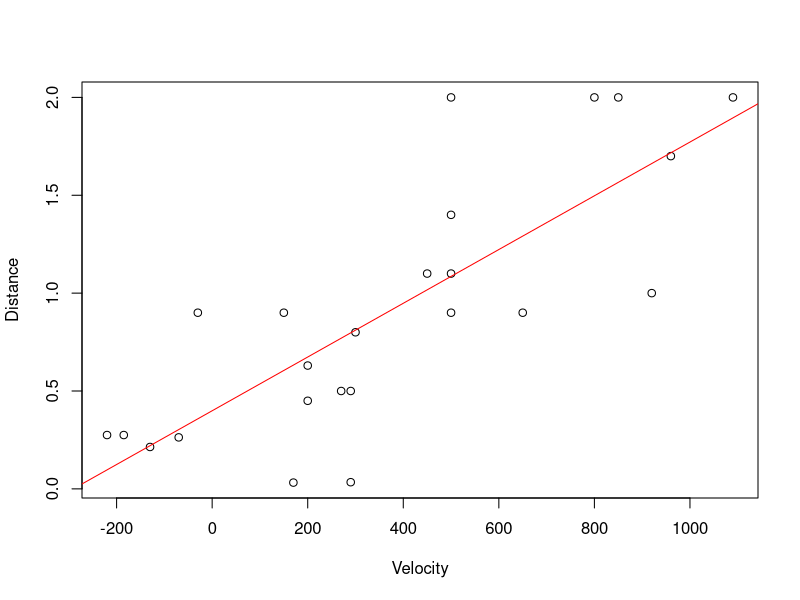

R code for this plot:
setwd('C:/Users/ping ping/Desktop/Assignment/Assignment_03_hzp')
data3_5 <- read.csv('3.5.csv')
colnames(data3_5) <- c("order","Nebula","Velocity","Distance")
#3.5.1
plot(Distance ~ Velocity ,data = data3_5)
#可以发现recession velocity与distance近似成正相关
#3.5.2
model3_5 <- lm(Distance ~ Velocity , data = data3_5)
coef(model3_5)
abline(model3_5, col = "red")
#3.5.3
#假设地球的速度为v0，宇宙诞生的时间为k，那么地球与宇宙大爆炸奇点之间的距离d0 = k * v0
#某星云i与地球之间的相对速度为vi，那么该星云i与奇点之间的距离di = k *（v0 + vi）
#因此地球与星云i之间的距离d = di- d0 = k * vi
#因此，斜率k为宇宙诞生的时间，截距为0
model3_5_2 <- lm(Distance ~ 0 + Velocity , data = data3_5)
#宇宙诞生的时间
summary(model3_5_2)$coefficients[1, 1] * 1000000 * 30.9 * 1000000000000 /
  60 / 60 / 24 / 365


#3.5.4
#显然，测距方法越准确，回归系数就越精确

# good work
